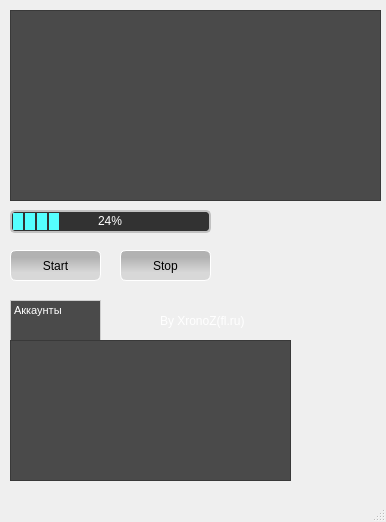
<?xml version="1.0" encoding="UTF-8"?>
<ui version="4.0">
 <class>MainWindow</class>
 <widget class="QMainWindow" name="MainWindow">
  <property name="geometry">
   <rect>
    <x>0</x>
    <y>0</y>
    <width>386</width>
    <height>522</height>
   </rect>
  </property>
  <property name="windowTitle">
   <string>By XronoZ(fl.ru)</string>
  </property>
  <widget class="QWidget" name="centralwidget">
   <property name="styleSheet">
    <string notr="true">font: 75 8pt &quot;System&quot;;</string>
   </property>
   <widget class="QPushButton" name="start_btn">
    <property name="geometry">
     <rect>
      <x>10</x>
      <y>250</y>
      <width>91</width>
      <height>31</height>
     </rect>
    </property>
    <property name="styleSheet">
     <string notr="true">background-color:qlineargradient(spread:reflect, x1:1, y1:0.0738636, x2:1, y2:1, stop:0.164773 rgba(178, 178, 178, 255), stop:0.715909 rgba(216, 216, 216, 255));
border-width: 1px;
border-color: white;
border-style: solid;
border-radius: 6;</string>
    </property>
    <property name="text">
     <string>Start</string>
    </property>
   </widget>
   <widget class="QPushButton" name="stop_btn">
    <property name="geometry">
     <rect>
      <x>120</x>
      <y>250</y>
      <width>91</width>
      <height>31</height>
     </rect>
    </property>
    <property name="styleSheet">
     <string notr="true">background-color:qlineargradient(spread:reflect, x1:1, y1:0.0738636, x2:1, y2:1, stop:0.164773 rgba(178, 178, 178, 255), stop:0.715909 rgba(216, 216, 216, 255));
border-width: 1px;
border-color: white;
border-style: solid;
border-radius: 6;</string>
    </property>
    <property name="text">
     <string>Stop</string>
    </property>
   </widget>
   <widget class="QProgressBar" name="progressBar">
    <property name="geometry">
     <rect>
      <x>10</x>
      <y>210</y>
      <width>201</width>
      <height>23</height>
     </rect>
    </property>
    <property name="styleSheet">
     <string notr="true">QWidget
{
    color:rgb(255, 255, 255);
	background-color: #323232;
	font: 75 8pt &quot;System&quot;;
}
QProgressBar{
    border: 2px solid grey;
    border-radius: 5px;
    text-align: center;
	border-color:rgb(193, 193, 193);
}

QProgressBar::chunk {
    background-color: rgb(85, 255, 255);
    width: 10px;
    margin: 1px;
}

</string>
    </property>
    <property name="value">
     <number>24</number>
    </property>
   </widget>
   <widget class="QTableView" name="table_acc">
    <property name="geometry">
     <rect>
      <x>10</x>
      <y>340</y>
      <width>281</width>
      <height>141</height>
     </rect>
    </property>
    <property name="styleSheet">
     <string notr="true">color:rgb(255, 255, 255);
background-color: rgb(74, 74, 74);</string>
    </property>
   </widget>
   <widget class="QPushButton" name="file_btn">
    <property name="geometry">
     <rect>
      <x>310</x>
      <y>400</y>
      <width>71</width>
      <height>71</height>
     </rect>
    </property>
    <property name="styleSheet">
     <string notr="true">background-color: transparent;
border-image: url(txt.png);
background: none;
border: none;
background-repeat: none;</string>
    </property>
    <property name="text">
     <string/>
    </property>
   </widget>
   <widget class="QLabel" name="label">
    <property name="geometry">
     <rect>
      <x>10</x>
      <y>300</y>
      <width>91</width>
      <height>51</height>
     </rect>
    </property>
    <property name="font">
     <font>
      <family>System</family>
      <pointsize>8</pointsize>
      <weight>9</weight>
      <italic>false</italic>
      <bold>false</bold>
     </font>
    </property>
    <property name="styleSheet">
     <string notr="true">background-color: rgb(74, 74, 74);
border-style: solid;
border-width: 1px;
border-color: rgb(206, 206, 206); 
color:rgb(255, 255, 255);</string>
    </property>
    <property name="text">
     <string>Аккаунты</string>
    </property>
    <property name="alignment">
     <set>Qt::AlignLeading|Qt::AlignLeft|Qt::AlignTop</set>
    </property>
   </widget>
   <widget class="QTableView" name="table_progress">
    <property name="geometry">
     <rect>
      <x>10</x>
      <y>10</y>
      <width>371</width>
      <height>191</height>
     </rect>
    </property>
    <property name="styleSheet">
     <string notr="true">color: rgb(255, 255, 255);
background-color: rgb(74, 74, 74);</string>
    </property>
   </widget>
   <widget class="QWidget" name="widget" native="true">
    <property name="geometry">
     <rect>
      <x>0</x>
      <y>0</y>
      <width>611</width>
      <height>531</height>
     </rect>
    </property>
    <property name="styleSheet">
     <string notr="true">background-image: url(bck.png);</string>
    </property>
   </widget>
   <widget class="QLabel" name="label_2">
    <property name="geometry">
     <rect>
      <x>160</x>
      <y>290</y>
      <width>131</width>
      <height>61</height>
     </rect>
    </property>
    <property name="styleSheet">
     <string notr="true">color: rgb(255, 255, 255);</string>
    </property>
    <property name="text">
     <string>By XronoZ(fl.ru)</string>
    </property>
   </widget>
   <zorder>widget</zorder>
   <zorder>start_btn</zorder>
   <zorder>stop_btn</zorder>
   <zorder>progressBar</zorder>
   <zorder>file_btn</zorder>
   <zorder>label</zorder>
   <zorder>table_acc</zorder>
   <zorder>table_progress</zorder>
   <zorder>label_2</zorder>
  </widget>
  <widget class="QMenuBar" name="menubar">
   <property name="geometry">
    <rect>
     <x>0</x>
     <y>0</y>
     <width>386</width>
     <height>21</height>
    </rect>
   </property>
  </widget>
  <widget class="QStatusBar" name="statusbar"/>
 </widget>
 <resources>
  <include location="test.qrc"/>
 </resources>
 <connections/>
</ui>
